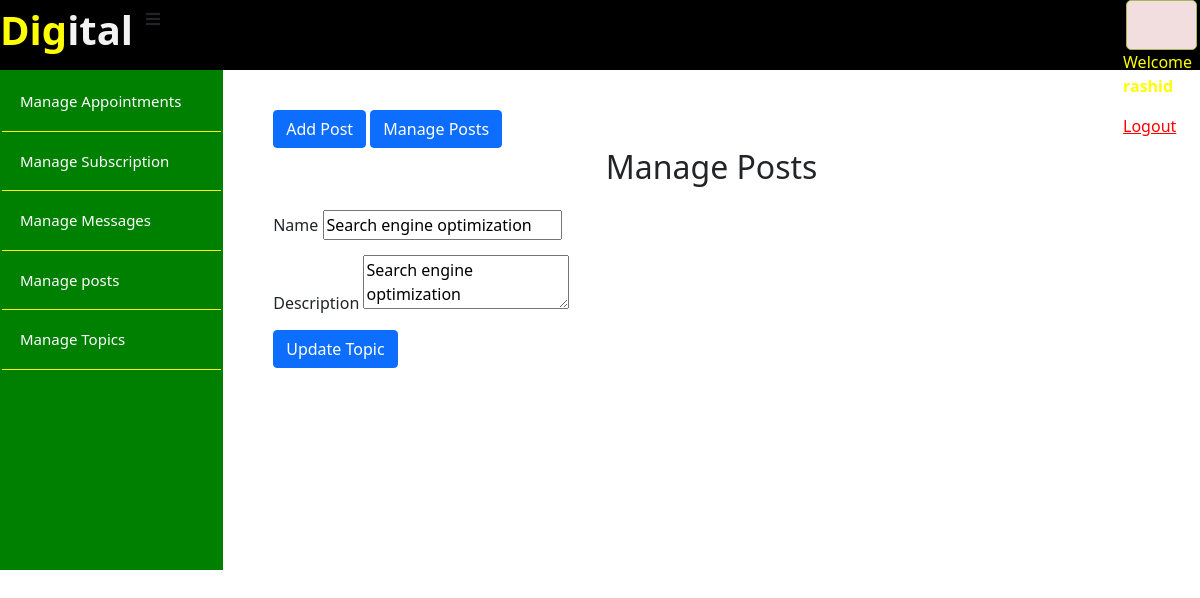
Screenshot of /Admin/topics/edit.php?id=3 (signed in) with the database file from the repository.
### tables this page shows
CREATE TABLE `topics` (
  `id` int(11) NOT NULL,
  `name` varchar(255) NOT NULL,
  `description` varchar(255) NOT NULL
);

### Admin/topics/topics.php (called while the page is built, shortened)
<?php
 $table = 'topics';
  if (isset($_GET['id'])) {
$id = $_GET['id'];
$topic=selectOne($table,['id' => $id]);
$name = $topic['name'];
$description = $topic['description'];
}
?>

### Admin/db.php (called while the page is built, shortened)
<?php
   require('database/connect.php');
  function executedQuery($sql, $data)
{
         global $conn;
         $stmt = $conn-> prepare($sql);
         $values = array_values($data);
         $types = str_repeat('s',count($values));
         $stmt->bind_param($types, ...$values);
         $stmt->execute();
         return $stmt;
}
   function selectOne($table, $conditions)
   {
      $sql = "SELECT * FROM $table";
         $i=0;
         foreach ($conditions as $key => $value) {
            if ($i === 0) {
            $sql = $sql . " WHERE $key=?" ;
         }else{
            $sql = $sql . " AND $key=?" ;
         }
         $i++;
         }
         $sql = $sql . " LIMIT 1";
        $stmt = executedQuery($sql, $conditions);
         $records = $stmt->get_result()->fetch_assoc();
         return $records;
      }
 ?>

### Admin/topics/edit.php (the view, shortened to what this page needs)
<?php  require 'topics.php'; ?>
<!DOCTYPE html>
<html lang="en">
<head>
    <link rel="stylesheet" href="../admi.css">
 <link href="https://cdn.jsdelivr.net/npm/bootstrap@5.1.3/dist/css/bootstrap.min.css" rel="stylesheet">
    <link rel="stylesheet" href="https://cdnjs.cloudflare.com/ajax/libs/font-awesome/5.15.3/css/all.min.css"/>
</head>
<body>
  <div class="wrapper">
      <div class="logo"><a href="index.html"> <span style="color: yellow;">Dig</span>ital</a></div>
      <label for="menu-btn" class="btn menu-btn"><i class="fas fa-bars"></i></label>
              <div class="contentadmin">
    <?php if (isset($_SESSION['success'])):?>
      <div class="error success">
      </div>
  <?php endif ?>
    <?php if (isset($_SESSION["username"])): ?>
      <p style="color:yellow;">Welcome    <strong><?php echo $_SESSION['username']; ?></strong></p>
      <p><a href="index.php?logout='1'" style="color: red;">Logout</a></p>
      <?php endif ?>
  </div>
    </div>
<div class="admin-wrapper">
  <div class="left-sidebar">
  <ul>
    <li><a href="../appointments/index.php">Manage Appointments</a></li>
    <li><a href="../subscriptions/index.php">Manage Subscription </a></li>
    <li><a href="../messages/index.php">Manage Messages </a></li>
        <li><a href="index.php">Manage posts</a></li>
    <li><a href="../topics/index.php">Manage Topics</a></li>
  </ul>
   </div>
  <div class="admin-content">
<div class="button-group">
<a href="create.php" class="btn btn-big btn-primary">Add Post</a>
<a href="index.php" class="btn btn-big btn-primary">Manage Posts</a>
 </div>
 <div class="content">
   <h2 class="page-title">Manage Posts</h2>
   <form action="edit.php" method="post">
     <div>
       <label>Name</label>
       <input type="text" name="name" value="<?php echo $name; ?>" class="text-imput">
     </div>
     <div>
       <label>Description</label>
       <textarea name="description" id="body"><?php echo $description;?></textarea>
            </div>
            <div>
              <button type="submit" name="update-topic" class="btn btn-big btn-primary">Update Topic</button>
            </div>
   </form>
 </div>
   </div>
  </div>
</body>
</html>

### Admin/admi.css (style rules this page uses)
body { font-family: 'Lora', serif; }
.wrapper { width: 100%; display: inline-flex; background: #000; height: 70px; }
.wrapper .logo a { color: #f2f2f2; font-size: 40px; font-weight: 600; text-decoration: none; }
.admin-wrapper { display: flex; height:500px; }
.admin-wrapper .left-sidebar { flex: 2; border: 2px solid green; height: 100%; background: green; }
.admin-wrapper .left-sidebar ul { list-style: none; margin: 0px; padding: 0px; color: aliceblue; }
.admin-wrapper .left-sidebar ul li a { font-size: 15px; text-decoration: none; padding: 18px; display: block; color: #fff; border-bottom: 1px solid yellow; }
.admin-wrapper .admin-content { flex: 8; height: 100%; overflow-y: scroll; padding: 40px 50px 50px; }
.admin-content .page-title { text-align: center; margin-bottom: 1.5rem; }
form div { margin-bottom: 15px; }
.contentadmin { position: inherit; float: right; color: white; margin-left: 950px; }
.btn { background: #000; }
.error { width: 92%; height: 50px; margin: 0px auto; padding: 10px; border: 1px solid #a7b658; color: #7fbd3c; background: #f2dede; list-style: none; border-radius: 5px; text-align: left; }

### rows the page displays
topics: name "Search engine optimization", description "Search engine optimization"

### other values shown
$_SESSION['username'] "rashid"
